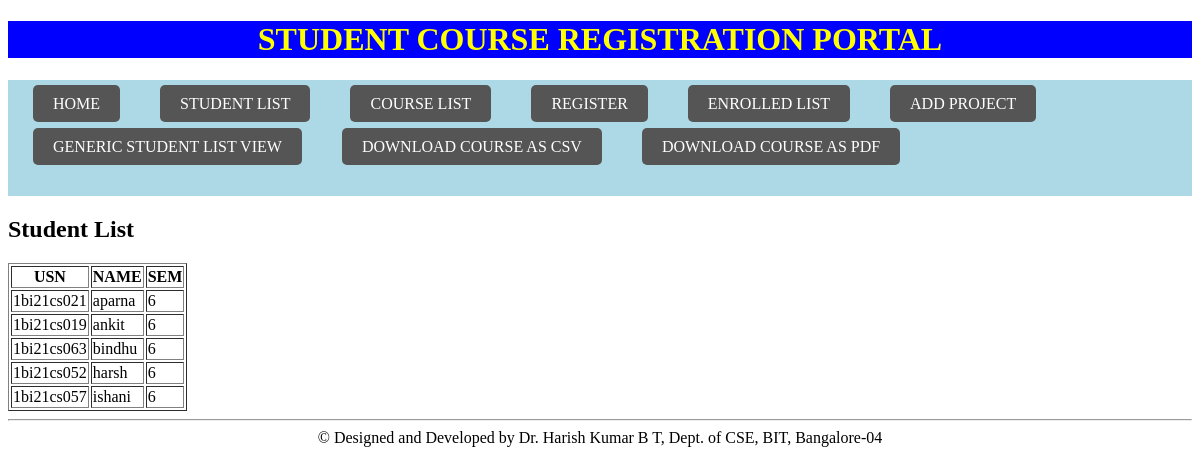
/studentlist/, run on an earlier commit of the app's database.
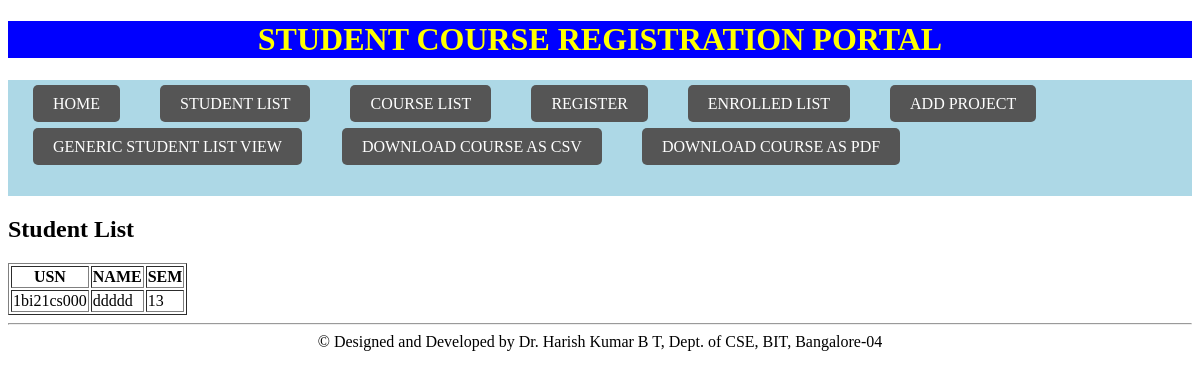
And on a later commit of the database.
### modelsapp/models.py (models this page shows, shortened)
class Student(models.Model):
    usn = models.CharField(max_length=10)
    name = models.CharField(max_length=40)
    sem = models.IntegerField()
    courses = models.ManyToManyField(Course, related_name='student_set')

### modelsapp/views.py (the view)
# urls.py: path('studentlist/',studentlist),
def studentlist(request):
    s = Student.objects.all()
    return render(request, 'studentlist.html', {'student_list': s})

### modelsapp/Templates/studentlist.html (shortened to what this page needs)
{% extends 'basicTemplate.html' %}
{% block content %}
<h1>Student List</h1>
<table border="1">
    <tr>
        <th>USN</th>
        <th>NAME</th>
        <th>SEM</th>
    </tr>
    {% for s in student_list %}
    <tr>
        <td>{{ s.usn }}</td>
        <td>{{ s.name }}</td>
        <td>{{ s.sem }}</td>
    </tr>
    {% endfor %}
</table>
{% endblock %}

### modelsapp/Templates/basicTemplate.html (shortened to what this page needs)
<!DOCTYPE html>
<html>
<head>
</head>
<body>
    <center>
        <h1 style="background-color: blue; color: yellow">STUDENT COURSE REGISTRATION PORTAL</h1>
    </center>
    <nav>
        <ul>
            <li><a href="/home/">HOME</a></li>
            <li><a href="/studentlist/">STUDENT LIST</a></li>
            <li><a href="/courselist/">COURSE LIST</a></li>
            <li><a href="/register/">REGISTER</a></li>
            <li><a href="/enrolledlist/">ENROLLED LIST</a></li>
            <li><a href="/addproject/">ADD PROJECT</a></li>
            <li><a href="/genericlistviewstudent/">GENERIC STUDENT LIST VIEW</a></li>
            <li><a href="/download_course_table_as_csv/">DOWNLOAD COURSE AS CSV</a></li>
            <li><a href="/download_course_table_as_pdf/">DOWNLOAD COURSE AS PDF</a></li>
        </ul>
    </nav>
    <section>
        {% block content %} {% endblock %}
    </section>
    <footer>
        <hr/>
        <center>&copy; Designed and Developed by Dr. Harish Kumar B T, Dept. of CSE, BIT, Bangalore-04</center>
    </footer>
</body>
</html>

### modelsapp/Templates/basicTemplate.html (style rules this page uses)
nav { background-color: lightblue; padding: 15px; }
nav a { color: #fff; text-decoration: none; padding: 10px 20px; margin: 0px 10px; border-radius: 5px; background-color: #555; flex-wrap: wrap; }
ul { list-style: none; margin: 0; padding: 0; display: flex; flex-wrap: wrap; flex-direction: row; }
li { margin-right: 20px; margin-bottom: 25px; }

What changed in the data, as far as the page shows it:
removed Student: usn "1bi21cs021", name "aparna", sem "6"
removed Student: usn "1bi21cs019", name "ankit", sem "6"
removed Student: usn "1bi21cs063", name "bindhu", sem "6"
removed Student: usn "1bi21cs052", name "harsh", sem "6"
removed Student: usn "1bi21cs057", name "ishani", sem "6"
added Student: usn "1bi21cs000", name "ddddd", sem "13"
